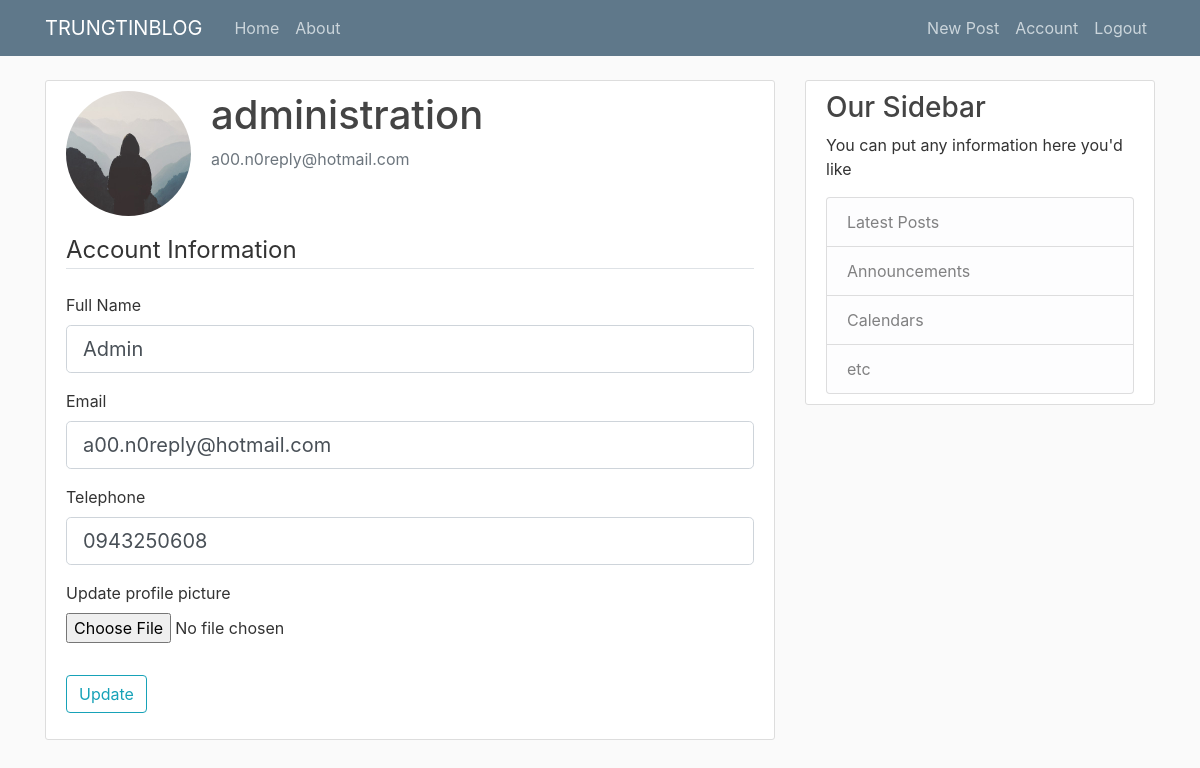
Page /account (signed in) on the committed database.
### TrungtinBlog/models.py (models this page shows, shortened)
class User(db.Model, UserMixin):
    id = db.Column(db.Integer, primary_key = True)
    fullname = db.Column(db.String(120), unique = False, nullable = False)
    username = db.Column(db.String(20), unique = True, nullable = False)
    email = db.Column(db.String(120), unique = True, nullable = False)
    telephone = db.Column(db.String(10), unique = True, nullable = False)
    image_file = db.Column(db.String(20), nullable = False, default = 'default.jpg')
    password = db.Column(db.String(60), nullable = False)
    posts = db.relationship('Post', backref = 'author', lazy = True)

### TrungtinBlog/users/routes.py (the view)
@users.route("/account", methods=['GET', 'POST'])
@login_required
def account():
    form = UpdateAccountForm()
    if form.validate_on_submit():
        if form.picture.data:
            picture_file = save_picture(form.picture.data)
            current_user.image_file = picture_file
        current_user.fullname = form.fullname.data
        current_user.email = form.email.data
        current_user.telephone = form.telephone.data
        db.session.commit()
        flash('Your account has been updated', 'success')
        return redirect(url_for('users.account'))
    elif request.method == 'GET':
        form.fullname.data = current_user.fullname
        form.email.data = current_user.email
        form.telephone.data = current_user.telephone
    image_file = url_for(
        'static', filename='profile_pics/' + current_user.image_file)
    return render_template('account.html', title='Account',
                           image_file=image_file, form=form)

### TrungtinBlog/users/forms.py (shortened to what this page needs)
class UpdateAccountForm(FlaskForm):
    fullname = StringField('Full Name',
                           validators=[DataRequired()])
    email = StringField('Email',
                        validators=[DataRequired(), Email()])
    telephone = TelField('Telephone',
                         validators=[DataRequired()])
    picture = FileField('Update profile picture', validators=[
                        FileAllowed(['jpg', 'png'])])
    submit = SubmitField('Update')

### TrungtinBlog/models.py (called while the page is built)
@login_manager.user_loader
def load_user(user_id):
    return User.query.get(int(user_id))

### TrungtinBlog/templates/account.html (shortened to what this page needs)
{% extends "layout.html" %}
{% block content %}
<div class="content-section">
    <div class="media">
        <img class="rounded-circle account-img" src="{{ image_file }}">
        <div class="media-body">
            <h2 class="account-heading">{{ current_user.username }}</h2>
            <p class="text-secondary">{{ current_user.email }}</p>
        </div>
    </div>
    <form method="POST" action="" enctype="multipart/form-data">
        <fieldset class="form-group">
            <legend class="border-bottom mb-4">Account Information</legend>
            <div class="form-group">
                {{ form.fullname.label(class="form-control-label") }}
                {% if form.fullname.errors %}
                {{ form.fullname(class="form-control form-control-lg is-invalid") }}
                <div class="invalid-feedback">
                    {% for error in form.fullname.errors %}
                    <span>{{ error }}</span>
                    {% endfor %}
                </div>
                {% else %}
                {{ form.fullname(class="form-control form-control-lg") }}
                {% endif %}
            </div>
            <div class="form-group">
                {{ form.email.label(class="form-control-label") }}
                {% if form.email.errors %}
                {{ form.email(class="form-control form-control-lg is-invalid") }}
                <div class="invalid-feedback">
                    {% for error in form.email.errors %}
                    <span>{{ error }}</span>
                    {% endfor %}
                </div>
                {% else %}
                {{ form.email(class="form-control form-control-lg") }}
                {% endif %}
            </div>
            <div class="form-group">
                {{ form.telephone.label(class="form-control-label") }}
                {% if form.telephone.errors %}
                {{ form.telephone(class="form-control form-control-lg is-invalid") }}
                <div class="invalid-feedback">
                    {% for error in form.telephone.errors %}
                    <span>{{ error }}</span>
                    {% endfor %}
                </div>
                {% else %}
                {{ form.telephone(class="form-control form-control-lg") }}
                {% endif %}
            </div>
            <div class="form-group">
                {{ form.picture.label() }}
                {{ form.picture(class="form-control-file") }}
            </div>
        </fieldset>
        <div class="form-group">
            {{ form.submit(class="btn btn-outline-info") }}
        </div>
    </form>
</div>
{% endblock content %}

### TrungtinBlog/static/main.css (style rules this page uses)
body { background: #fafafa; color: #333333; margin-top: 5rem; }
h1, h2, h3, h4, h5, h6 { color: #444444; }
.content-section { background: #ffffff; padding: 10px 20px; border: 1px solid #dddddd; border-radius: 3px; margin-bottom: 20px; }
.account-img { height: 125px; width: 125px; margin-right: 20px; margin-bottom: 16px; }
.account-heading { font-size: 2.5rem; }

### rows in the picture
User: username "administration", email "a00.n0reply@hotmail.com", fullname "Admin", telephone "0943250608"
